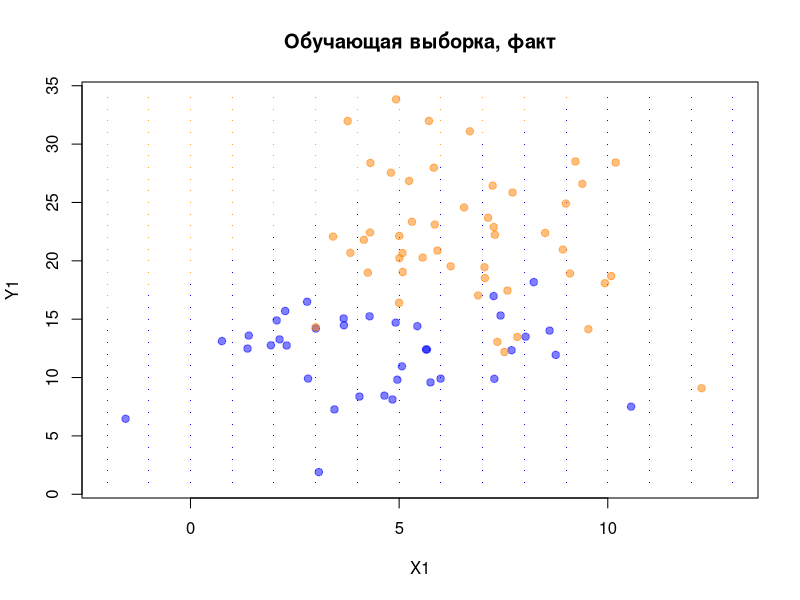
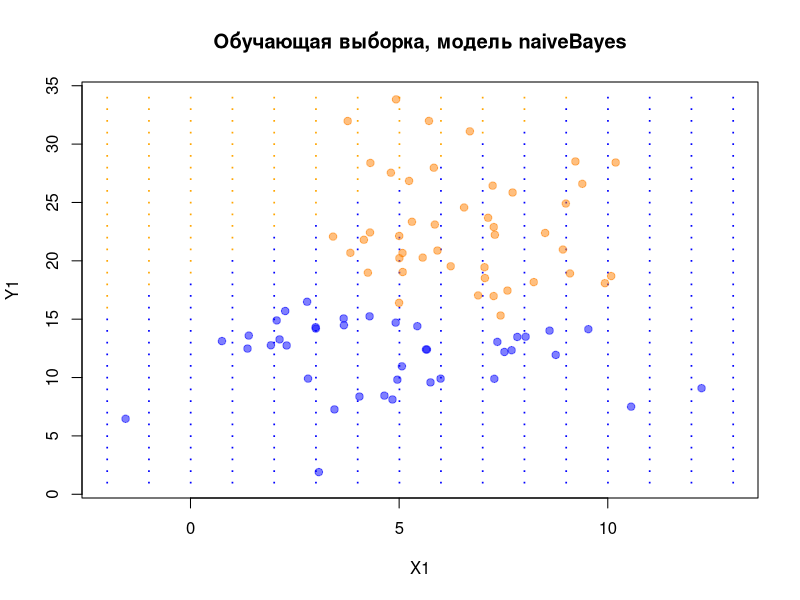
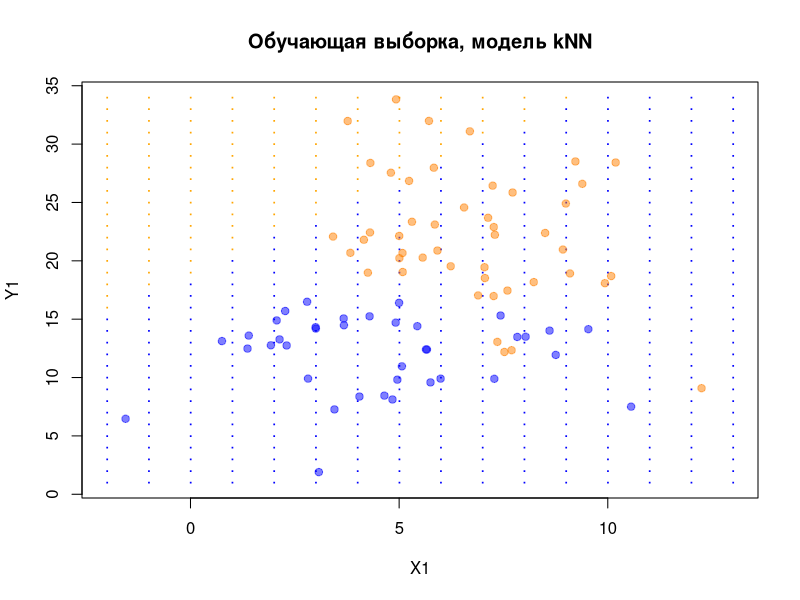

Write the R code that produced these figures, in order.
library('mlbench')
library('class')
library('car')
library('class')
library('e1071')
library('MASS')
# ядро
my.seed <- 12345
# Генерируем данные ------------------------------------------------------------
n <- 100               # наблюдений всего
train.percent <- 0.85  # доля обучающей выборки
# x-ы -- двумерные нормальные случайные величины
class.0 <- mvrnorm(45, mu = c(5, 12), 
                   Sigma = matrix(c(6, 0, 0, 13.7), 2, 2, byrow = T))
set.seed(my.seed + 1)
class.1 <- mvrnorm(65, mu = c(7, 22), 
                   Sigma = matrix(c(4.3, 0, 0, 21), 2, 2, byrow = T))
# записываем x-ы в единые векторы (объединяем классы 0 и 1)
x1 <- c(class.0[, 1], class.1[, 1])
x2 <- c(class.0[, 2], class.1[, 2])
# фактические классы Y
y <- c(rep(0, nrow(class.0)), rep(1, nrow(class.1)))
# классы для наблюдений сетки
rules <- function(x1, x2){
  ifelse(x2 < 1.6*x1 + 19, 0, 1)
}
# Конец данных примера 3 .......................................................
# Отбираем наблюдения в обучающую выборку --------------------------------------
set.seed(my.seed)
inTrain <- sample(seq_along(x1), train.percent*n)
x1.train <- x1[inTrain]
x2.train <- x2[inTrain]
x1.test <- x1[-inTrain]
x2.test <- x2[-inTrain]
# используем истинные правила, чтобы присвоить фактические классы
y.train <- y[inTrain]
y.test <- y[-inTrain]
# фрейм с обучающей выборкой
df.train.1 <- data.frame(x1 = x1.train, x2 = x2.train, y = y.train)
# фрейм с тестовой выборкой
df.test.1 <- data.frame(x1 = x1.test, x2 = x2.test)

# Рисуем обучающую выборку графике ---------------------------------------------
# для сетки (истинных областей классов): целочисленные значения x1, x2
x1.grid <- rep(seq(floor(min(x1)), ceiling(max(x1)), by = 1),
               ceiling(max(x2)) - floor(min(x2)) + 1)
x2.grid <- rep(seq(floor(min(x2)), ceiling(max(x2)), by = 1),
               each = ceiling(max(x1)) - floor(min(x1)) + 1)
# классы для наблюдений сетки
y.grid <- rules(x1.grid, x2.grid)
# фрейм для сетки
df.grid.1 <- data.frame(x1 = x1.grid, x2 = x2.grid, y = y.grid)
# цвета для графиков
cls <- c('blue', 'orange')
cls.t <- c(rgb(0, 0, 1, alpha = 0.5), rgb(1,0.5,0, alpha = 0.5))
# график истинных классов
plot(df.grid.1$x1, df.grid.1$x2, 
     pch = '.', 
     col = cls[df.grid.1[, 'y'] + 1],
     xlab = 'X1', ylab = 'Y1',
     main = 'Обучающая выборка, факт')
# точки фактических наблюдений
points(df.train.1$x1, df.train.1$x2,
       pch = 21, bg = cls.t[df.train.1[, 'y'] + 1], 
       col = cls.t[df.train.1[, 'y'] + 1])

# Байесовский классификатор ----------------------------------------------------
#  наивный байес: непрерывные объясняющие переменные
# строим модель
nb <- naiveBayes(y ~ ., data = df.train.1)
# получаем модельные значения на обучающей выборке как классы
y.nb.train <- ifelse(predict(nb, df.train.1[, -3], 
                             type = "raw")[, 2] > 0.5, 1, 0)

png(filename = 'pic02.png', bg = 'transparent')
# график истинных классов

plot(df.grid.1$x1, df.grid.1$x2, 
     pch = '·',  col = cls[df.grid.1[, 'y'] + 1], 
     xlab = 'X1', ylab = 'Y1',
     main = 'Обучающая выборка, модель naiveBayes')
# точки наблюдений, предсказанных по модели
points(df.train.1$x1, df.train.1$x2, 
       pch = 21, bg = cls.t[y.nb.train + 1], 
       col = cls.t[y.nb.train + 1])
dev.off()
# матрица неточностей на обучающей выборке
tbl <- table(y.train, y.nb.train)
tbl
# точность, или верность (Accuracy)
Acc <- sum(diag(tbl)) / sum(tbl)

Acc

# Метод kNN --------------------------------------------------------------------
#  k = 3
# строим модель и делаем прогноз
y.knn.train <- knn(train = scale(df.train.1[, -3]), 
                   test = scale(df.train.1[, -3]),
                   cl = df.train.1$y, k = 3)
png(filename = 'pic03.png', bg = 'transparent')
# график истинных классов
plot(df.grid.1$x1, df.grid.1$x2, 
     pch = '·', col = cls[df.grid.1[, 'y'] + 1],
     xlab = 'X1', ylab = 'Y1',
     main = 'Обучающая выборка, модель kNN')

# точки наблюдений, предсказанных по модели
points(df.train.1$x1, df.train.1$x2, 
       pch = 21, bg = cls.t[as.numeric(y.knn.train)], 
       col = cls.t[as.numeric(y.knn.train)])
dev.off()

# матрица неточностей на обучающей выборке
tbl <- table(y.train, y.knn.train)
tbl
# точность (Accuracy)
Acc <- sum(diag(tbl)) / sum(tbl)
Acc

TPR=tbl[4]/(tbl[4]+tbl[2])
TPR
SPC=tbl[1,1]/(tbl[2,1]+tbl[1,1])
SPC
PPV=tbl[2,2]/(tbl[2,2]+tbl[2,1])
PPV
NPV=tbl[1,1]/(tbl[1,2]+tbl[1,1])
NPV

FNV=1-TPR
FNV
FPR=1-SPC
FPR
FDR=1-PPV
FDR
MCC=(tbl[2,2]*tbl[1,1]-tbl[2,1]*tbl[1,2])/(((tbl[2,2]+tbl[2,1])*(tbl[2,2]+tbl[1,2])*(tbl[1,1]+tbl[2,1])*(tbl[1,1]+tbl[1,2]))^(1/2))
MCC

